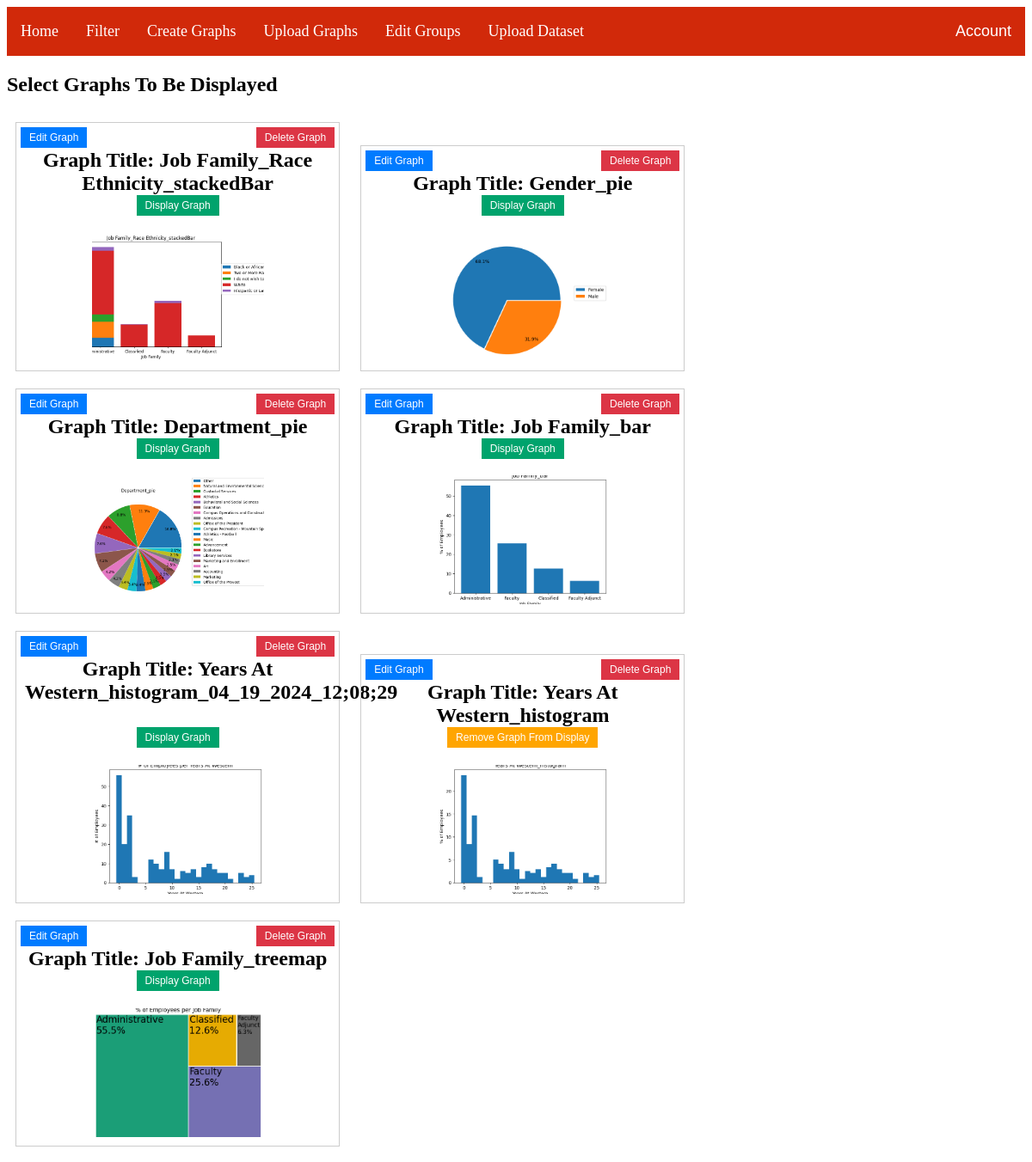
The page /uploadGraphs (signed in) on the database its author committed.
### main.py (models this page shows)
class Graphs(db.Model):
    id = db.Column(db.Integer, primary_key=True)
    path = db.Column(db.String(100), nullable=False)
    title = db.Column(db.String(50), nullable=False)
    description = db.Column(db.String(250), nullable=True)
    type = db.Column(db.String(20))
    useQuantity = db.Column(db.Boolean, default=False)
    currently_displayed = db.Column(db.Boolean, default=False, nullable=False)
    group_id = db.Column(db.Integer, db.ForeignKey('graphgroup.id'), nullable=True)

### main.py (the view)
@app.route("/uploadGraphs", methods=['GET', 'POST'])
@login_required
def selectGraphsForDashboard():
    graphs = Graphs.query.all()
    return render_template('uploadGraphs.html', graphs=graphs)

### main.py (called while the page is built)
@login_manager.user_loader
def load_user(uid):
    return User.query.get(uid)

### templates/uploadGraphs.html (shortened to what this page needs)
{% extends 'base.html' %}
{% block content %}
<head>
</head>
<body>
<h2>Select Graphs To Be Displayed</h2>
{% for graph in graphs %}
    <div class="graph-container" data-graph-id="{{ graph.id }}">
        <h2>Graph Title: {{ graph.title }}
            <button class="edit-button">Edit Graph</button>
            <button class="delete-button">Delete Graph</button>
            <br>
            {% if graph.currently_displayed %} <button class="remove-display-graph-button">Remove Graph From Display</button>
            {% else %} <button class="display-graph-button">Display Graph</button> {% endif %}
        </h2>
        <div class="image-container">
            <img src="{{ graph.path }}" class="thumbnail-img">
        </div>
    </div>
{% endfor %}
</body>
{% endblock %}

### templates/base.html (shortened to what this page needs)
<html>
<head>
    <!DOCTYPE html>
    <link href="/static/style.css" rel="stylesheet">
</head>
{% if current_user.is_authenticated %}
<body>
    <nav>
        <ul>
            <li><a href='/'>Home</a></li>
            <li><a href='/filterGraphs'>Filter</a></li>
            <li><a href='/createGraph'>Create Graphs</a></li>
            <li><a href='/uploadGraphs'>Upload Graphs</a></li>
            <li><a href='/editGroups'>Edit Groups</a></li>
            <li><a href='/uploadDataset'>Upload Dataset</a></li>
            <div class="dropdown">
                <button class="dropbtn">Account  </button>
            </div>
        </ul>
    </nav>
</body>
{% endif %}
{% block content %}
{% endblock %}
</html>

### static/style.css (style rules this page uses)
ul { list-style-type: none; margin: 0; padding: 0; overflow: hidden; background-color: #d1290a; }
li { float: left; }
li a { display: block; color: white; text-align: center; padding: 18px 16px; text-decoration: none; font-size: 18px; }
.dropdown { float: left; overflow: hidden; float: right; }
.dropdown .dropbtn { font-size: 18px; color: white; background-color: #d1290a; border: none; padding: 18px 16px; }

### templates/base.html (style rules this page uses)
nav { position: sticky; top: 0; background-color: #333; z-index: 1; }

### templates/uploadGraphs.html (style rules this page uses)
.edit-button { position: absolute; top: 5px; left: 5px; background-color: #007bff; color: white; border: none; padding: 5px 10px; font-size: 12px; cursor: pointer; }
.delete-button { position: absolute; top: 5px; right: 5px; background-color: #dc3545; color: white; border: none; padding: 5px 10px; font-size: 12px; cursor: pointer; }
.graph-container { display: inline-block; width: 30%; margin: 10px; border: 1px solid #ccc; padding: 10px; text-align: center; position: relative; }
.thumbnail-img { width: 200px; height: 150px; object-fit: cover; }
.remove-display-graph-button { position: center; top: 5px; background-color: #FFA500; color: white; border: none; padding: 5px 10px; font-size: 12px; cursor: pointer; }
.display-graph-button { position: center; top: 5px; background-color: #00A36C; color: white; border: none; padding: 5px 10px; font-size: 12px; cursor: pointer; }

### rows shown on the page
Graphs: title "Job Family_Race Ethnicity_stackedBar", currently_displayed "Display Graph", path (picture)
Graphs: title "Gender_pie", currently_displayed "Display Graph", path (picture)
Graphs: title "Department_pie", currently_displayed "Display Graph", path (picture)
Graphs: title "Job Family_bar", currently_displayed "Display Graph", path (picture)
Graphs: title "Years At Western_histogram_04_19_2024_12;08;29", currently_displayed "Display Graph", path (picture)
Graphs: title "Years At Western_histogram", currently_displayed "Remove Graph From Display", path (picture)
Graphs: title "Job Family_treemap", currently_displayed "Display Graph", path (picture)
